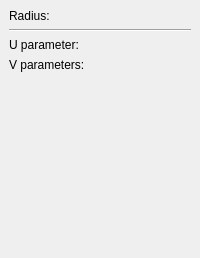
        <widget class="QWidget" name="Page4_sphere">
         <layout class="QGridLayout">
          <property name="margin">
           <number>9</number>
          </property>
          <property name="spacing">
           <number>6</number>
          </property>
          <item row="1" column="0">
           <widget class="Line" name="line">
            <property name="frameShape">
             <enum>QFrame::HLine</enum>
            </property>
            <property name="frameShadow">
             <enum>QFrame::Sunken</enum>
            </property>
           </widget>
          </item>
          <item row="2" column="0">
           <layout class="QGridLayout">
            <property name="margin">
             <number>0</number>
            </property>
            <property name="spacing">
             <number>6</number>
            </property>
            <item row="2" column="0">
             <spacer>
              <property name="orientation">
               <enum>Qt::Horizontal</enum>
              </property>
              <property name="sizeType">
               <enum>QSizePolicy::Preferred</enum>
              </property>
              <property name="sizeHint" stdset="0">
               <size>
                <width>81</width>
                <height>20</height>
               </size>
              </property>
             </spacer>
            </item>
            <item row="0" column="0">
             <widget class="QLabel" name="label_3">
              <property name="text">
               <string>U parameter:</string>
              </property>
             </widget>
            </item>
            <item row="1" column="0">
             <widget class="QLabel" name="label_2">
              <property name="text">
               <string>V parameters:</string>
              </property>
             </widget>
            </item>
            <item row="1" column="2">
             <widget class="Gui::QuantitySpinBox" name="sphereAngle1">
              <property name="unit" stdset="0">
               <string notr="true">deg</string>
              </property>
              <property name="value">
               <double>-90.000000000000000</double>
              </property>
             </widget>
            </item>
            <item row="2" column="2">
             <widget class="Gui::QuantitySpinBox" name="sphereAngle2">
              <property name="unit" stdset="0">
               <string notr="true">deg</string>
              </property>
              <property name="value">
               <double>90.000000000000000</double>
              </property>
             </widget>
            </item>
            <item row="0" column="2">
             <widget class="Gui::QuantitySpinBox" name="sphereAngle3">
              <property name="unit" stdset="0">
               <string notr="true">deg</string>
              </property>
              <property name="value">
               <double>360.000000000000000</double>
              </property>
             </widget>
            </item>
           </layout>
          </item>
          <item row="3" column="0">
           <spacer>
            <property name="orientation">
             <enum>Qt::Vertical</enum>
            </property>
            <property name="sizeType">
             <enum>QSizePolicy::Expanding</enum>
            </property>
            <property name="sizeHint" stdset="0">
             <size>
              <width>21</width>
              <height>151</height>
             </size>
            </property>
           </spacer>
          </item>
          <item row="0" column="0">
           <layout class="QHBoxLayout">
            <property name="spacing">
             <number>6</number>
            </property>
            <property name="margin">
             <number>0</number>
            </property>
            <item>
             <widget class="QLabel" name="textLabel14">
              <property name="text">
               <string>Radius:</string>
              </property>
             </widget>
            </item>
            <item>
             <widget class="Gui::QuantitySpinBox" name="sphereRadius">
              <property name="unit" stdset="0">
               <string notr="true">mm</string>
              </property>
              <property name="value">
               <double>5.000000000000000</double>
              </property>
             </widget>
            </item>
           </layout>
          </item>
         </layout>
        </widget>
